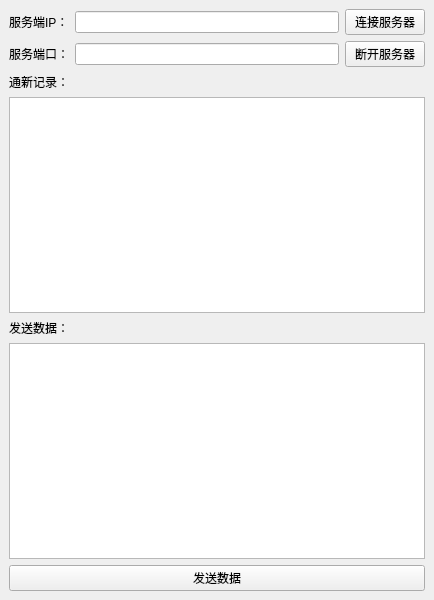
<?xml version="1.0" encoding="UTF-8"?>
<ui version="4.0">
 <class>MainWindow</class>
 <widget class="QMainWindow" name="MainWindow">
  <property name="geometry">
   <rect>
    <x>0</x>
    <y>0</y>
    <width>434</width>
    <height>600</height>
   </rect>
  </property>
  <property name="windowTitle">
   <string>MainWindow</string>
  </property>
  <widget class="QWidget" name="centralwidget">
   <layout class="QVBoxLayout" name="verticalLayout_3">
    <item>
     <layout class="QHBoxLayout" name="horizontalLayout">
      <item>
       <widget class="QLabel" name="label">
        <property name="text">
         <string>服务端IP：</string>
        </property>
       </widget>
      </item>
      <item>
       <widget class="QLineEdit" name="ip"/>
      </item>
      <item>
       <widget class="QPushButton" name="newser">
        <property name="text">
         <string>连接服务器</string>
        </property>
       </widget>
      </item>
     </layout>
    </item>
    <item>
     <layout class="QHBoxLayout" name="horizontalLayout_2">
      <item>
       <widget class="QLabel" name="label_2">
        <property name="text">
         <string>服务端口：</string>
        </property>
       </widget>
      </item>
      <item>
       <widget class="QLineEdit" name="port"/>
      </item>
      <item>
       <widget class="QPushButton" name="disserve">
        <property name="text">
         <string>断开服务器</string>
        </property>
       </widget>
      </item>
     </layout>
    </item>
    <item>
     <layout class="QVBoxLayout" name="verticalLayout_2">
      <item>
       <widget class="QLabel" name="label_3">
        <property name="text">
         <string>通新记录：</string>
        </property>
       </widget>
      </item>
      <item>
       <widget class="QTextBrowser" name="textBrowser"/>
      </item>
     </layout>
    </item>
    <item>
     <layout class="QVBoxLayout" name="verticalLayout">
      <item>
       <widget class="QLabel" name="label_4">
        <property name="text">
         <string>发送数据：</string>
        </property>
       </widget>
      </item>
      <item>
       <widget class="QTextEdit" name="textEdit"/>
      </item>
     </layout>
    </item>
    <item>
     <widget class="QPushButton" name="newcode">
      <property name="text">
       <string>发送数据</string>
      </property>
     </widget>
    </item>
   </layout>
  </widget>
 </widget>
 <resources/>
 <connections/>
</ui>
